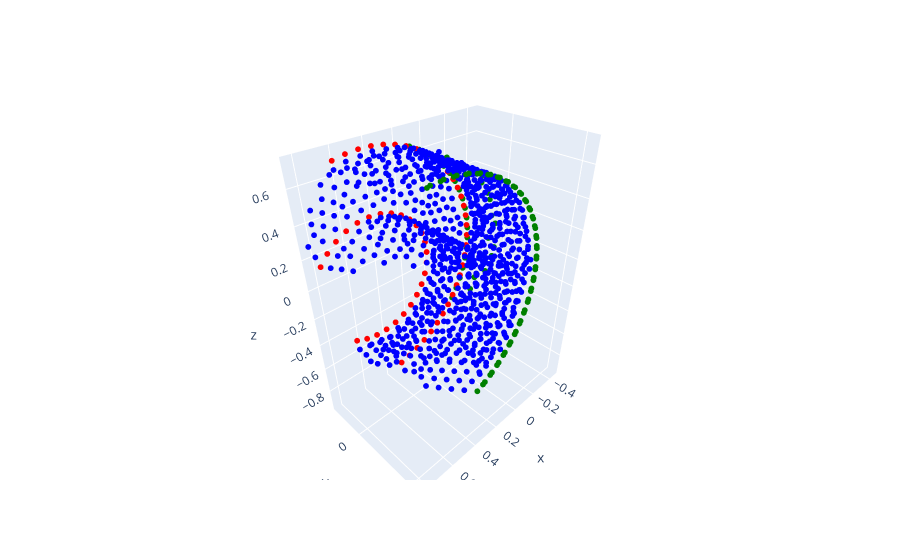

Notebook code for this chart:
### Code cell
pred_4 = pred[4]
pc_4 = pc[4].pos
y_4 = pc[4].y
acc_4 = acc[4]

pc_4 = pc_4.numpy()
idx = np.where(pred_4==y_4)[0]
colors_4 = ['red' if i in idx and y_4[i] == 1 else 'blue' if i in idx and y_4[i] == 0\
          else 'green' for i in range(1024)]

print('Accuracy: {}'.format(acc_4))
fig = go.Figure(data=[go.Scatter3d(x=pc_4[:,0], y=pc_4[:,1], z=pc_4[:,2],
                                   mode='markers',
                                   marker=dict(size=2,
                                              color=colors_4))])
fig.show()

### Figure 1 — Plotly figure (JSON) as saved in the notebook; plotly's stock layout.template omitted (floating-point values rounded to 4 significant figures; data arrays with more than 128 entries replaced by an {"elided": "..."} marker saying what was removed)
{"data": [{"marker": {"color": {"elided": "1024 str values"}, "size": 2}, "mode": "markers", "type": "scatter3d", "x": {"elided": "1024 float values"}, "y": {"elided": "1024 float values"}, "z": {"elided": "1024 float values"}}], "layout": {}}
